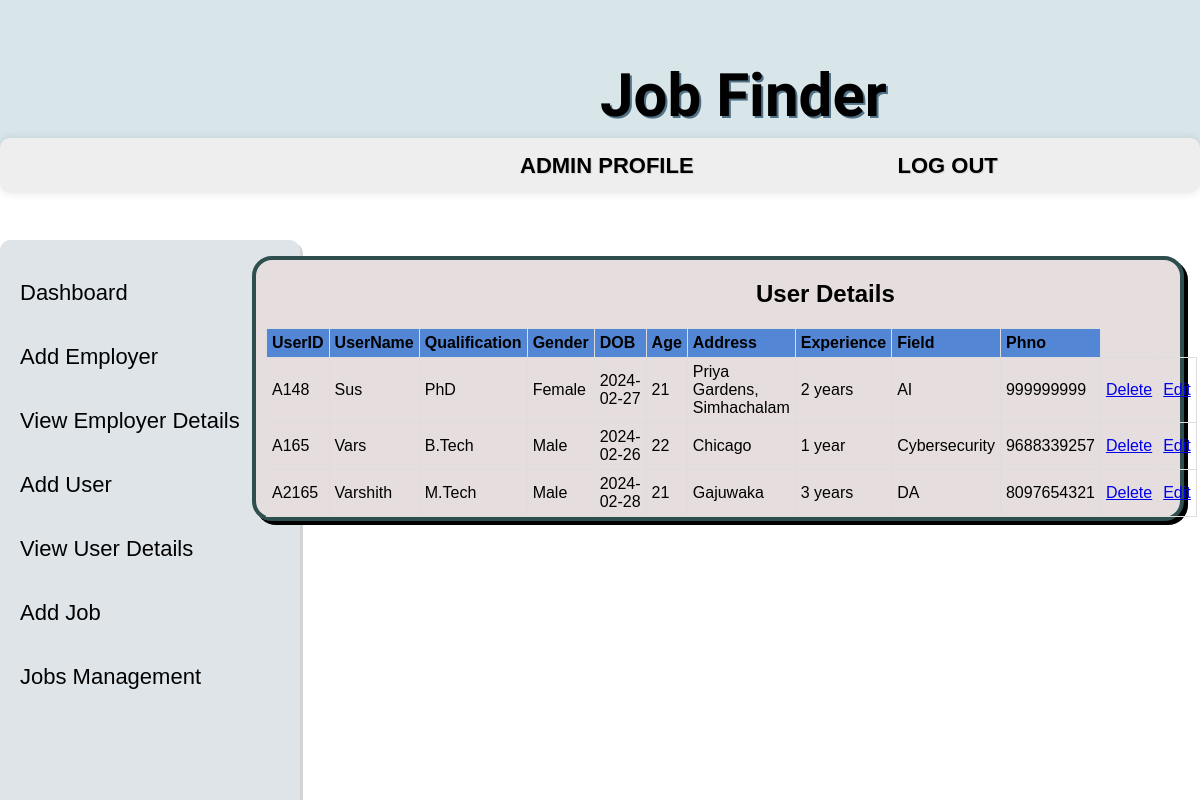
Screenshot of /viewuser.php with the database file from the repository.
### tables this page shows
CREATE TABLE `udet` (
  `uname` varchar(30) NOT NULL,
  `email` varchar(50) NOT NULL,
  `qua` varchar(30) NOT NULL,
  `gender` varchar(10) NOT NULL,
  `dob` date NOT NULL,
  `age` int(22) NOT NULL,
  `address` varchar(100) NOT NULL,
  `phno` bigint(20) NOT NULL,
  `password` varchar(100) NOT NULL,
  `uid` varchar(10) NOT NULL,
  `exp` varchar(20) NOT NULL,
  `field` varchar(50) NOT NULL,
  `resume_path` varchar(800) NOT NULL
);

### viewuser.php (the view, shortened to what this page needs)
<!DOCTYPE html>
<html lang="en">
<head>
    <link rel="stylesheet" href="index.css">
</head>
<body>
     <div class="top">
        <p class="heading">Job Finder</p>
    </div>
    <div class="navbar">
                <a href="adminlogin.php" class="ah" style="margin-left:500px;">ADMIN PROFILE</a>
                <a href="logout.php" class="ah">LOG OUT</a>
        </div>
        <div class="side">
            <a href="adminlogin.php" class="b">Dashboard</a>
            <br>
            <a href="addemployee.php" class="b">Add Employer</a>
            <br>
            <a href="viewemployee.php" class="b">View Employer Details</a>
            <br>
            <a href="adduser.php" class="b">Add User</a>
            <br>
            <a href="viewuser.php" class="b">View User Details</a>
            <br>
            <a href="addjob.php" class="b">Add Job</a>
            <br>
            <a href="adman.php" class="b">Jobs Management</a>
            <br>
        </div>
    <div class="etab" >
        <table class="tab">
            <h2 style="margin-left: 500px">User Details</h2>
        <tr>
            <th>UserID</th>
            <th>UserName</th>
            <th>Qualification</th>
            <th>Gender</th>
            <th>DOB</th>
            <th>Age</th>
            <th>Address</th>
            <th>Experience</th>
            <th>Field</th>
            <th>Phno</th>
        </tr>
        <?php
        $db_user = "root";
        $db_password = "";
        $db_name = "addemps";
        $conn = new mysqli("localhost", $db_user, $db_password, $db_name);
        $sql = "SELECT * FROM udet";
        $result = $conn->query($sql);
        if ($result->num_rows > 0) {
            while($row = $result->fetch_assoc()) {
                echo "<tr>";
                echo "<td>" . $row['uid'] . "</td>";
                echo "<td>" . $row['uname'] . "</td>";
                echo "<td>" . $row['qua'] . "</td>";
                echo "<td>" . $row['gender'] . "</td>";
                echo "<td>" . $row['dob'] . "</td>";
                echo "<td>" . $row['age'] . "</td>";
                echo "<td>" . $row['address'] . "</td>";
                echo "<td>" . $row['exp'] . "</td>";
                echo "<td>" . $row['field'] . "</td>";
                echo "<td>" . $row['phno'] . "</td>";
                echo "<td style='text-decoration:none;'><a href='udelete.php?uid=" . $row['uid'] . "'>Delete</a></td>";
                echo "<td><a href='ueditjob.php?uid=" . $row['uid'] . "'>Edit</a></td>";
                echo "</tr>";
            }
        }
        ?>
    </table>
    </div>
</body>
</html>

### index.css (style rules this page uses)
.top { width: 100%; height: 150px; background-color: rgb(216, 230, 233); position: fixed; top: 0; left: 0; z-index: 1; display: flex; box-shadow: 0 0 10px rgba(0, 0, 0, 0.1); }
.heading { padding-left: 600px; font-size: 60px; font-family: "Comfortaa", sans-serif; font-weight: 700; text-shadow: 2px 2px rgb(80, 113, 134); }
.navbar { height: 40px; width: 100%; position: fixed; padding-top: 15px; left: 0; background-color: rgb(238, 238, 238); margin-top: 130px; border-radius: 10px; z-index: 1; border: none; box-shadow: 0 0 10px rgba(0, 0, 0, 0.1); }
.ah { text-decoration: none; font-family: "Trebuchet MS", "Lucida Sans Unicode", "Lucida Grande", "Lucida Sans", Arial, sans-serif; margin-left: 160px; color: black; text-shadow: 1px 1px 1px lightgrey; font-weight: 700; font-size: 22px; padding: 10px; padding-left: 20px; padding-right: 20px; }
.side { height: 100%; width: 300px; position: fixed; top: 30%; left: 0; background-color: #dfe4e8; overflow-x: hidden; padding-top: 30px; box-shadow: 3px 3px lightgrey; border-radius: 10px; }
.b { text-decoration: none; font-family: "Trebuchet MS", "Lucida Sans Unicode", "Lucida Grande", "Lucida Sans", Arial, sans-serif; }
.side .b { padding: 10px 20px; text-decoration: none; font-size: 22px; color: black; display: block; }
.etab { position: absolute; top: 32%; left: 21%; background-color: rgb(230, 222, 222); border: 4px solid darkslategrey; width: 77%; border-radius: 20px; box-shadow: 4px 4px black; font-family: Verdana, Geneva, Tahoma, sans-serif; }
.tab { border-collapse: collapse; width: 100%; max-width: 97%; margin-top: 10px; margin-left: 10px; margin-right: 20px; padding: 20px; }
.etab .tab th, td { border: 1px solid #dddddd; text-align: left; padding: 5px; }
.tab th { background-color: rgb(83, 135, 213); }

### rows the page displays
udet: uid "A148", uname "Sus", qua "PhD", gender "Female", dob "2024-02-27", age "21", address "Priya Gardens, Simhachalam", exp "2 years", field "AI", phno "999999999"
udet: uid "A165", uname "Vars", qua "B.Tech", gender "Male", dob "2024-02-26", age "22", address "Chicago", exp "1 year", field "Cybersecurity", phno "9688339257"
udet: uid "A2165", uname "Varshith", qua "M.Tech", gender "Male", dob "2024-02-28", age "21", address "Gajuwaka", exp "3 years", field "DA", phno "8097654321"
